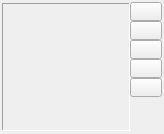
<?xml version="1.0" encoding="UTF-8"?>
<ui version="4.0">
 <class>WMCoverWidget</class>
 <widget class="QWidget" name="WMCoverWidget">
  <property name="geometry">
   <rect>
    <x>0</x>
    <y>0</y>
    <width>164</width>
    <height>134</height>
   </rect>
  </property>
  <property name="windowTitle">
   <string>WMCoverWidget</string>
  </property>
  <layout class="QVBoxLayout" name="verticalLayout">
   <property name="spacing">
    <number>0</number>
   </property>
   <property name="leftMargin">
    <number>2</number>
   </property>
   <property name="topMargin">
    <number>2</number>
   </property>
   <property name="rightMargin">
    <number>2</number>
   </property>
   <property name="bottomMargin">
    <number>2</number>
   </property>
   <item>
    <layout class="QHBoxLayout" name="horizontalLayout_3">
     <property name="spacing">
      <number>0</number>
     </property>
     <property name="topMargin">
      <number>0</number>
     </property>
     <item>
      <widget class="QLabel" name="cover">
       <property name="enabled">
        <bool>true</bool>
       </property>
       <property name="minimumSize">
        <size>
         <width>128</width>
         <height>128</height>
        </size>
       </property>
       <property name="maximumSize">
        <size>
         <width>128</width>
         <height>128</height>
        </size>
       </property>
       <property name="acceptDrops">
        <bool>true</bool>
       </property>
       <property name="frameShape">
        <enum>QFrame::Panel</enum>
       </property>
       <property name="frameShadow">
        <enum>QFrame::Sunken</enum>
       </property>
       <property name="text">
        <string/>
       </property>
       <property name="pixmap">
        <pixmap resource="../resources.qrc">:/cover/resources/cover_placeholder.png</pixmap>
       </property>
       <property name="scaledContents">
        <bool>false</bool>
       </property>
       <property name="alignment">
        <set>Qt::AlignCenter</set>
       </property>
       <property name="margin">
        <number>0</number>
       </property>
      </widget>
     </item>
     <item>
      <layout class="QVBoxLayout" name="verticalLayout_3">
       <property name="spacing">
        <number>0</number>
       </property>
       <property name="leftMargin">
        <number>0</number>
       </property>
       <property name="topMargin">
        <number>0</number>
       </property>
       <item>
        <widget class="QPushButton" name="coverCopyButton">
         <property name="font">
          <font>
           <pointsize>7</pointsize>
          </font>
         </property>
         <property name="toolTip">
          <string>copy to clipboard</string>
         </property>
         <property name="text">
          <string/>
         </property>
         <property name="icon">
          <iconset resource="../resources.qrc">
           <normaloff>:/icons/resources/edit-copy.png</normaloff>:/icons/resources/edit-copy.png</iconset>
         </property>
         <property name="iconSize">
          <size>
           <width>16</width>
           <height>16</height>
          </size>
         </property>
         <property name="flat">
          <bool>false</bool>
         </property>
        </widget>
       </item>
       <item>
        <widget class="QPushButton" name="coverInsertButton">
         <property name="font">
          <font>
           <pointsize>7</pointsize>
          </font>
         </property>
         <property name="toolTip">
          <string>insert from clipboard</string>
         </property>
         <property name="text">
          <string/>
         </property>
         <property name="icon">
          <iconset resource="../resources.qrc">
           <normaloff>:/icons/resources/edit-paste.png</normaloff>:/icons/resources/edit-paste.png</iconset>
         </property>
         <property name="iconSize">
          <size>
           <width>16</width>
           <height>16</height>
          </size>
         </property>
         <property name="flat">
          <bool>false</bool>
         </property>
        </widget>
       </item>
       <item>
        <widget class="QPushButton" name="coverDeleteButton">
         <property name="font">
          <font>
           <pointsize>7</pointsize>
          </font>
         </property>
         <property name="toolTip">
          <string>delete</string>
         </property>
         <property name="text">
          <string/>
         </property>
         <property name="icon">
          <iconset resource="../resources.qrc">
           <normaloff>:/icons/resources/edit-delete.png</normaloff>:/icons/resources/edit-delete.png</iconset>
         </property>
         <property name="iconSize">
          <size>
           <width>16</width>
           <height>16</height>
          </size>
         </property>
         <property name="flat">
          <bool>false</bool>
         </property>
        </widget>
       </item>
       <item>
        <widget class="QPushButton" name="coverLoadButton">
         <property name="enabled">
          <bool>true</bool>
         </property>
         <property name="font">
          <font>
           <pointsize>7</pointsize>
          </font>
         </property>
         <property name="toolTip">
          <string>load from file</string>
         </property>
         <property name="text">
          <string/>
         </property>
         <property name="icon">
          <iconset resource="../resources.qrc">
           <normaloff>:/icons/resources/fileopen.png</normaloff>:/icons/resources/fileopen.png</iconset>
         </property>
         <property name="iconSize">
          <size>
           <width>16</width>
           <height>16</height>
          </size>
         </property>
         <property name="flat">
          <bool>false</bool>
         </property>
        </widget>
       </item>
       <item>
        <widget class="QPushButton" name="coverSaveButton">
         <property name="enabled">
          <bool>true</bool>
         </property>
         <property name="font">
          <font>
           <pointsize>7</pointsize>
          </font>
         </property>
         <property name="toolTip">
          <string>save to file</string>
         </property>
         <property name="text">
          <string/>
         </property>
         <property name="icon">
          <iconset resource="../resources.qrc">
           <normaloff>:/icons/resources/filesave.png</normaloff>:/icons/resources/filesave.png</iconset>
         </property>
         <property name="iconSize">
          <size>
           <width>16</width>
           <height>16</height>
          </size>
         </property>
         <property name="flat">
          <bool>false</bool>
         </property>
        </widget>
       </item>
       <item>
        <spacer name="verticalSpacer_3">
         <property name="orientation">
          <enum>Qt::Vertical</enum>
         </property>
         <property name="sizeHint" stdset="0">
          <size>
           <width>20</width>
           <height>0</height>
          </size>
         </property>
        </spacer>
       </item>
      </layout>
     </item>
     <item>
      <spacer name="horizontalSpacer">
       <property name="orientation">
        <enum>Qt::Horizontal</enum>
       </property>
       <property name="sizeHint" stdset="0">
        <size>
         <width>40</width>
         <height>20</height>
        </size>
       </property>
      </spacer>
     </item>
    </layout>
   </item>
  </layout>
 </widget>
 <resources>
  <include location="../resources.qrc"/>
 </resources>
 <connections/>
</ui>
